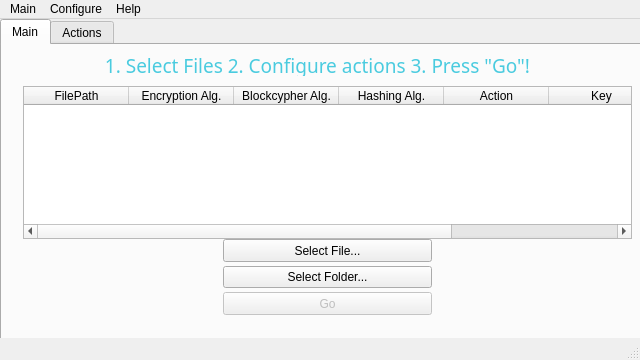
<?xml version="1.0" encoding="UTF-8"?>
<ui version="4.0">
 <class>mainWindow</class>
 <widget class="QMainWindow" name="mainWindow">
  <property name="geometry">
   <rect>
    <x>0</x>
    <y>0</y>
    <width>640</width>
    <height>360</height>
   </rect>
  </property>
  <property name="sizePolicy">
   <sizepolicy hsizetype="Fixed" vsizetype="Fixed">
    <horstretch>0</horstretch>
    <verstretch>0</verstretch>
   </sizepolicy>
  </property>
  <property name="windowTitle">
   <string>Cryptonite (C) 2014</string>
  </property>
  <widget class="QWidget" name="centralWidget">
   <widget class="QTabWidget" name="tabsMain">
    <property name="geometry">
     <rect>
      <x>0</x>
      <y>0</y>
      <width>641</width>
      <height>321</height>
     </rect>
    </property>
    <property name="currentIndex">
     <number>0</number>
    </property>
    <widget class="QWidget" name="tabMain">
     <attribute name="title">
      <string>Main</string>
     </attribute>
     <widget class="QLabel" name="lblActionsTab_2">
      <property name="geometry">
       <rect>
        <x>10</x>
        <y>10</y>
        <width>611</width>
        <height>21</height>
       </rect>
      </property>
      <property name="palette">
       <palette>
        <active>
         <colorrole role="WindowText">
          <brush brushstyle="SolidPattern">
           <color alpha="255">
            <red>74</red>
            <green>203</green>
            <blue>223</blue>
           </color>
          </brush>
         </colorrole>
        </active>
        <inactive>
         <colorrole role="WindowText">
          <brush brushstyle="SolidPattern">
           <color alpha="255">
            <red>74</red>
            <green>203</green>
            <blue>223</blue>
           </color>
          </brush>
         </colorrole>
        </inactive>
        <disabled>
         <colorrole role="WindowText">
          <brush brushstyle="SolidPattern">
           <color alpha="255">
            <red>120</red>
            <green>120</green>
            <blue>120</blue>
           </color>
          </brush>
         </colorrole>
        </disabled>
       </palette>
      </property>
      <property name="font">
       <font>
        <family>Century Gothic</family>
        <pointsize>14</pointsize>
       </font>
      </property>
      <property name="text">
       <string>1. Select Files 2. Configure actions 3. Press &quot;Go&quot;!</string>
      </property>
      <property name="alignment">
       <set>Qt::AlignCenter</set>
      </property>
     </widget>
     <widget class="QWidget" name="verticalLayoutWidget_2">
      <property name="geometry">
       <rect>
        <x>10</x>
        <y>30</y>
        <width>631</width>
        <height>251</height>
       </rect>
      </property>
      <layout class="QVBoxLayout" name="vLayoutMain" stretch="2,1">
       <property name="spacing">
        <number>0</number>
       </property>
       <item>
        <widget class="QTableWidget" name="fileList">
         <property name="sizePolicy">
          <sizepolicy hsizetype="Ignored" vsizetype="Ignored">
           <horstretch>0</horstretch>
           <verstretch>0</verstretch>
          </sizepolicy>
         </property>
         <property name="cornerButtonEnabled">
          <bool>false</bool>
         </property>
         <attribute name="horizontalHeaderVisible">
          <bool>true</bool>
         </attribute>
         <attribute name="horizontalHeaderCascadingSectionResizes">
          <bool>true</bool>
         </attribute>
         <attribute name="horizontalHeaderDefaultSectionSize">
          <number>105</number>
         </attribute>
         <attribute name="horizontalHeaderHighlightSections">
          <bool>false</bool>
         </attribute>
         <attribute name="horizontalHeaderMinimumSectionSize">
          <number>32</number>
         </attribute>
         <attribute name="horizontalHeaderShowSortIndicator" stdset="0">
          <bool>false</bool>
         </attribute>
         <attribute name="horizontalHeaderStretchLastSection">
          <bool>false</bool>
         </attribute>
         <attribute name="verticalHeaderVisible">
          <bool>false</bool>
         </attribute>
         <attribute name="verticalHeaderHighlightSections">
          <bool>true</bool>
         </attribute>
         <attribute name="verticalHeaderShowSortIndicator" stdset="0">
          <bool>false</bool>
         </attribute>
         <attribute name="verticalHeaderStretchLastSection">
          <bool>false</bool>
         </attribute>
         <column>
          <property name="text">
           <string>FilePath</string>
          </property>
          <property name="textAlignment">
           <set>AlignHCenter|AlignVCenter|AlignCenter</set>
          </property>
         </column>
         <column>
          <property name="text">
           <string>Encryption Alg.</string>
          </property>
         </column>
         <column>
          <property name="text">
           <string>Blockcypher Alg.</string>
          </property>
         </column>
         <column>
          <property name="text">
           <string>Hashing Alg.</string>
          </property>
         </column>
         <column>
          <property name="text">
           <string>Action</string>
          </property>
         </column>
         <column>
          <property name="text">
           <string>Key</string>
          </property>
         </column>
         <column>
          <property name="text">
           <string>Output Path</string>
          </property>
         </column>
        </widget>
       </item>
       <item>
        <layout class="QVBoxLayout" name="verticalLayout">
         <property name="spacing">
          <number>4</number>
         </property>
         <property name="leftMargin">
          <number>200</number>
         </property>
         <property name="rightMargin">
          <number>200</number>
         </property>
         <item>
          <widget class="QPushButton" name="btnSelectFile">
           <property name="sizePolicy">
            <sizepolicy hsizetype="Minimum" vsizetype="Ignored">
             <horstretch>0</horstretch>
             <verstretch>0</verstretch>
            </sizepolicy>
           </property>
           <property name="text">
            <string>Select File...</string>
           </property>
          </widget>
         </item>
         <item>
          <widget class="QPushButton" name="btnScanFolder">
           <property name="sizePolicy">
            <sizepolicy hsizetype="Minimum" vsizetype="Ignored">
             <horstretch>0</horstretch>
             <verstretch>0</verstretch>
            </sizepolicy>
           </property>
           <property name="text">
            <string>Select Folder...</string>
           </property>
          </widget>
         </item>
         <item>
          <widget class="QPushButton" name="btnPushAction">
           <property name="enabled">
            <bool>false</bool>
           </property>
           <property name="sizePolicy">
            <sizepolicy hsizetype="Ignored" vsizetype="Ignored">
             <horstretch>0</horstretch>
             <verstretch>0</verstretch>
            </sizepolicy>
           </property>
           <property name="text">
            <string>Go</string>
           </property>
          </widget>
         </item>
        </layout>
       </item>
      </layout>
     </widget>
    </widget>
    <widget class="QWidget" name="tabsActions">
     <attribute name="title">
      <string>Actions</string>
     </attribute>
     <widget class="QListWidget" name="listActions">
      <property name="geometry">
       <rect>
        <x>10</x>
        <y>40</y>
        <width>621</width>
        <height>231</height>
       </rect>
      </property>
     </widget>
     <widget class="QLabel" name="lblActionsCompl">
      <property name="geometry">
       <rect>
        <x>10</x>
        <y>10</y>
        <width>611</width>
        <height>21</height>
       </rect>
      </property>
      <property name="palette">
       <palette>
        <active>
         <colorrole role="WindowText">
          <brush brushstyle="SolidPattern">
           <color alpha="255">
            <red>74</red>
            <green>203</green>
            <blue>223</blue>
           </color>
          </brush>
         </colorrole>
        </active>
        <inactive>
         <colorrole role="WindowText">
          <brush brushstyle="SolidPattern">
           <color alpha="255">
            <red>74</red>
            <green>203</green>
            <blue>223</blue>
           </color>
          </brush>
         </colorrole>
        </inactive>
        <disabled>
         <colorrole role="WindowText">
          <brush brushstyle="SolidPattern">
           <color alpha="255">
            <red>120</red>
            <green>120</green>
            <blue>120</blue>
           </color>
          </brush>
         </colorrole>
        </disabled>
       </palette>
      </property>
      <property name="font">
       <font>
        <family>Century Gothic</family>
        <pointsize>14</pointsize>
       </font>
      </property>
      <property name="text">
       <string>Actions completed: &lt;n&gt;/&lt;n&gt;</string>
      </property>
      <property name="alignment">
       <set>Qt::AlignCenter</set>
      </property>
     </widget>
    </widget>
   </widget>
  </widget>
  <widget class="QMenuBar" name="menuBar">
   <property name="geometry">
    <rect>
     <x>0</x>
     <y>0</y>
     <width>640</width>
     <height>21</height>
    </rect>
   </property>
   <widget class="QMenu" name="menuMain">
    <property name="title">
     <string>Main</string>
    </property>
    <addaction name="actionImport"/>
    <addaction name="actionFast_Encrypt"/>
    <addaction name="actionExit"/>
   </widget>
   <widget class="QMenu" name="menuConfigure">
    <property name="title">
     <string>Configure</string>
    </property>
    <addaction name="actionEncrypter_options"/>
    <addaction name="actionConfiguration"/>
   </widget>
   <widget class="QMenu" name="menuAbout">
    <property name="title">
     <string>Help</string>
    </property>
    <addaction name="actionAuthors"/>
    <addaction name="actionHelp"/>
    <addaction name="actionCheck_Updates"/>
   </widget>
   <addaction name="menuMain"/>
   <addaction name="menuConfigure"/>
   <addaction name="menuAbout"/>
  </widget>
  <widget class="QStatusBar" name="statusBar"/>
  <action name="actionImport">
   <property name="text">
    <string>Open...</string>
   </property>
  </action>
  <action name="actionFast_Encrypt">
   <property name="text">
    <string>Fast Encrypt...</string>
   </property>
  </action>
  <action name="actionExit">
   <property name="text">
    <string>Exit</string>
   </property>
  </action>
  <action name="actionEncrypter_options">
   <property name="text">
    <string>Encrypter options...</string>
   </property>
  </action>
  <action name="actionConfiguration">
   <property name="text">
    <string>Configuration...</string>
   </property>
  </action>
  <action name="actionAuthors">
   <property name="text">
    <string>Authors</string>
   </property>
  </action>
  <action name="actionCheck_Updates">
   <property name="text">
    <string>Check Updates</string>
   </property>
  </action>
  <action name="actionHelp">
   <property name="text">
    <string>Help</string>
   </property>
  </action>
 </widget>
 <layoutdefault spacing="6" margin="11"/>
 <resources/>
 <connections>
  <connection>
   <sender>actionExit</sender>
   <signal>triggered()</signal>
   <receiver>mainWindow</receiver>
   <slot>close()</slot>
   <hints>
    <hint type="sourcelabel">
     <x>-1</x>
     <y>-1</y>
    </hint>
    <hint type="destinationlabel">
     <x>319</x>
     <y>179</y>
    </hint>
   </hints>
  </connection>
 </connections>
</ui>
